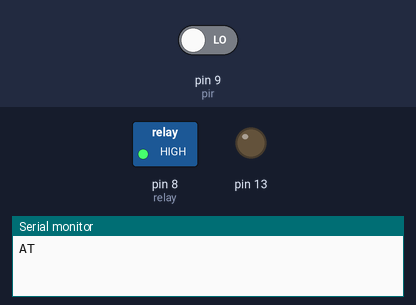
Bench run of a sketch on a simulated Arduino Uno, built with avr-gcc and run on an emulated ATmega328P. Parts: switched loads named in the sketch (green lamp = pin HIGH), output pins drawn as LEDs (lit = HIGH), the last lines printed to the serial monitor. Inputs (shaded band) come from the test bench; at power-on: pin 9 (pir) LOW.

Above: at 1.3 s.
1.4 s: pin 9 (pir) driven HIGH
At 2.7 s:
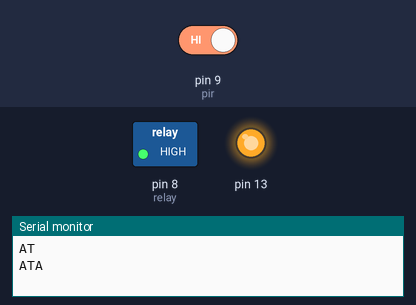
Timing chart, 0 to 4.4 s (numbered marks = the images above; inputs shaded):
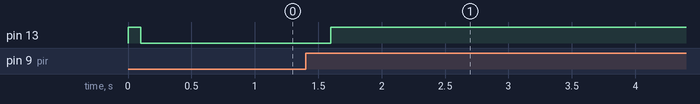

Measured:
- after the input at 1.4 s, pin 13: LOW → HIGH after 0.20 s

The sketch:

sketch_apr14a.ino
```cpp
#include <SoftwareSerial.h>
SoftwareSerial gsm(3, 2); //SIM800L Tx & Rx is connected to Arduino #3 & #2
String texto = "";
String sms[] = {"alarma activada", "alarma desactivada"};
bool estado = 1;
byte  c = 0;
int relay = 8;
int pir = 9;
void setup()
{
  //  delay(30000);
  Serial.begin(9600);
  Serial.println("AT");
  pinMode(relay, OUTPUT);
  pinMode(13, OUTPUT);
  pinMode(pir, INPUT);
  digitalWrite(relay, estado);
  digitalWrite(13, 1);
  delay(100);
  digitalWrite(13, 0);
}

void loop()
{
  llamada();
  digitalWrite(13, digitalRead(pir));
  if (digitalRead(pir)) {
    mensaje();
  }
  delay(500);
}

void llamada()
{
  //gsm.listen();
  while (Serial.available() > 0)
  {
    texto += (char)Serial.read();

    if (texto.indexOf("RING") > -1) {

      estado = !estado;
      delay(3000);
      Serial.println("ATH");
      digitalWrite(relay, estado);
      texto = "";
      delay(7000);

    }
  }

}


void mensaje() {
  Serial.println("ATA");
  delay(3000);
  Serial.println("ATH");
  delay(4000);
  Serial.println("AT+CMGF=1"); // Configuring TEXT mode
  delay(500);//          72578594
  Serial.println("AT+CMGS=\"72578594\"");//change ZZ with country code and xxxxxxxxxxx with phone number to sms
  delay(500);
  Serial.println("EL SENSOR DETECTO MOVIMIENTO"); //text content
  delay(500);
  Serial.write(26);
  delay(1500);
}
```
